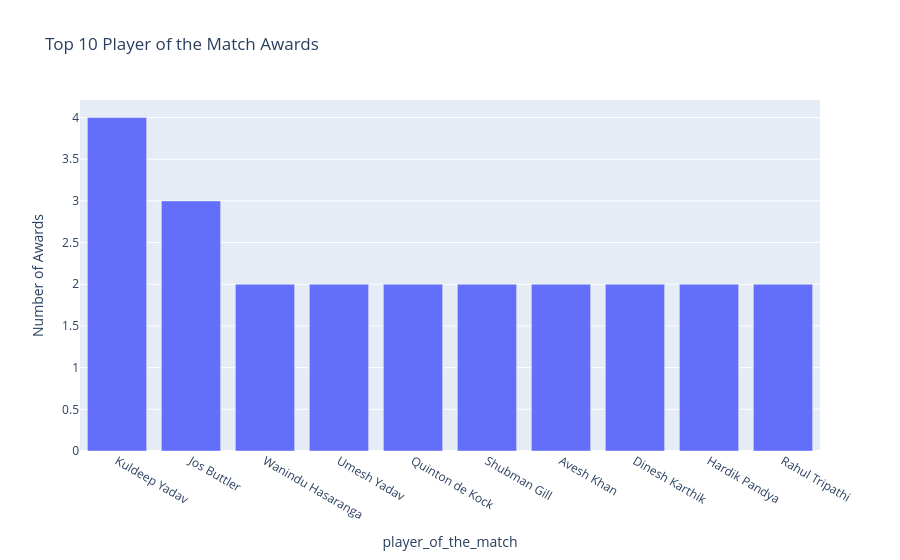

The code cell stored with this chart in its notebook:
### Code cell
fig = px.bar(
    count,
    x=count.index,
    y=count.values,
    title='Top 10 Player of the Match Awards',
    labels={'x': 'Player', 'y': 'Number of Awards'},
)

fig.show()

### Figure 1 — Plotly figure (JSON) as saved in the notebook; plotly's stock layout.template omitted (floating-point values rounded to 4 significant figures)
{"data": [{"alignmentgroup": "True", "hovertemplate": "player_of_the_match=%{x}<br>Number of Awards=%{y}<extra></extra>", "legendgroup": "", "marker": {"color": "#636efa", "pattern": {"shape": ""}}, "name": "", "offsetgroup": "", "orientation": "v", "showlegend": false, "textposition": "auto", "type": "bar", "x": ["Kuldeep Yadav", "Jos Buttler", "Wanindu Hasaranga", "Umesh Yadav", "Quinton de Kock", "Shubman Gill", "Avesh Khan", "Dinesh Karthik", "Hardik Pandya", "Rahul Tripathi"], "xaxis": "x", "y": [4, 3, 2, 2, 2, 2, 2, 2, 2, 2], "yaxis": "y"}], "layout": {"barmode": "relative", "legend": {"tracegroupgap": 0}, "title": {"text": "Top 10 Player of the Match Awards"}, "xaxis": {"anchor": "y", "domain": [0, 1], "title": {"text": "player_of_the_match"}}, "yaxis": {"anchor": "x", "domain": [0, 1], "title": {"text": "Number of Awards"}}}}
